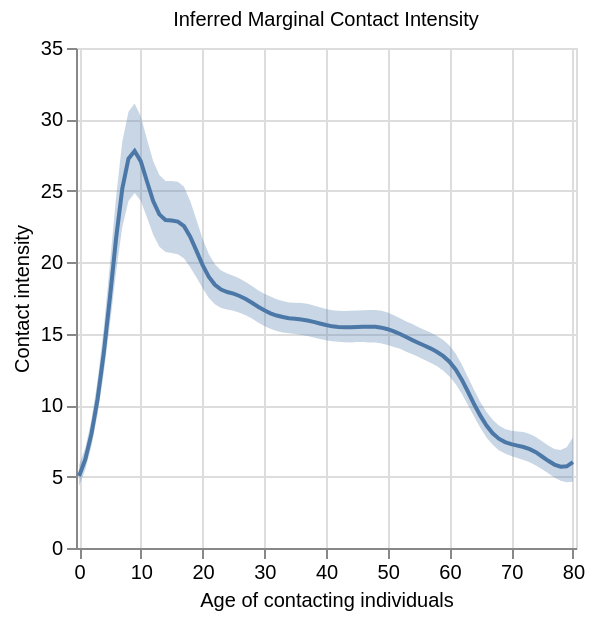

The code cell stored with this chart in its notebook:
### Code cell
mcint_q = summariser.summarise_mcint()
mcint_median = mcint_q[1]
mcint_lower = mcint_q[0]
mcint_upper = mcint_q[2]

plot_mosaic_marginal(
  mcint_median,
  mcint_lower,
  mcint_upper,
  title='Inferred Marginal Contact Intensity'
)

### Figure 1 — Vega-Lite specification as saved in the notebook (floating-point values rounded to 4 significant figures)
{"config": {"view": {"continuousWidth": 300, "continuousHeight": 300}}, "layer": [{"mark": {"type": "errorband"}, "encoding": {"x": {"axis": {"grid": true, "labelAngle": 0, "labelFontSize": 10, "labelFontWeight": "normal", "title": "Age of contacting individuals", "titleFontSize": 10, "titleFontWeight": "normal", "values": [0, 10, 20, 30, 40, 50, 60, 70, 80, 90]}, "field": "x", "type": "ordinal"}, "y": {"axis": {"grid": true, "labelFontSize": 10, "labelFontWeight": "normal", "title": "Contact intensity", "titleFontSize": 10, "titleFontWeight": "normal", "values": [0, 5, 10, 15, 20, 25, 30, 35, 40, 45, 50, 55, 60, 65, 70, 75, 80, 85, 90, 95]}, "field": "l", "type": "quantitative"}, "y2": {"field": "u"}}}, {"mark": {"type": "line"}, "encoding": {"x": {"axis": {"grid": true, "labelAngle": 0, "labelFontSize": 10, "labelFontWeight": "normal", "title": "Age of contacting individuals", "titleFontSize": 10, "titleFontWeight": "normal", "values": [0, 10, 20, 30, 40, 50, 60, 70, 80, 90]}, "field": "x", "type": "ordinal"}, "y": {"axis": {"grid": true, "labelFontSize": 10, "labelFontWeight": "normal", "title": "Contact intensity", "titleFontSize": 10, "titleFontWeight": "normal", "values": [0, 5, 10, 15, 20, 25, 30, 35, 40, 45, 50, 55, 60, 65, 70, 75, 80, 85, 90, 95]}, "field": "y", "type": "quantitative"}}}], "data": {"name": "data-6ddf93c7e75b30adcba44349946d1a33"}, "height": 250, "title": {"text": "Inferred Marginal Contact Intensity", "anchor": "middle", "fontSize": 10, "fontWeight": "normal"}, "width": 250, "$schema": "https://vega.github.io/schema/vega-lite/v5.20.1.json", "datasets": {"data-6ddf93c7e75b30adcba44349946d1a33": [{"x": 0, "y": 5.043, "l": 4.348, "u": 5.802}, {"x": 1, "y": 6.205, "l": 5.48, "u": 6.998}, {"x": 2, "y": 7.987, "l": 7.128, "u": 8.968}, {"x": 3, "y": 10.44, "l": 9.355, "u": 11.76}, {"x": 4, "y": 13.66, "l": 12.24, "u": 15.41}, {"x": 5, "y": 17.56, "l": 15.68, "u": 19.9}, {"x": 6, "y": 21.7, "l": 19.32, "u": 24.61}, {"x": 7, "y": 25.16, "l": 22.46, "u": 28.44}, {"x": 8, "y": 27.26, "l": 24.29, "u": 30.54}, {"x": 9, "y": 27.79, "l": 24.85, "u": 31.11}, {"x": 10, "y": 27.06, "l": 24.3, "u": 30.2}, {"x": 11, "y": 25.65, "l": 23.13, "u": 28.61}, {"x": 12, "y": 24.28, "l": 21.94, "u": 27.09}, {"x": 13, "y": 23.35, "l": 21.09, "u": 26.1}, {"x": 14, "y": 22.96, "l": 20.72, "u": 25.68}, {"x": 15, "y": 22.92, "l": 20.65, "u": 25.69}, {"x": 16, "y": 22.85, "l": 20.57, "u": 25.64}, {"x": 17, "y": 22.53, "l": 20.26, "u": 25.29}, {"x": 18, "y": 21.79, "l": 19.64, "u": 24.29}, {"x": 19, "y": 20.82, "l": 18.95, "u": 22.99}, {"x": 20, "y": 19.82, "l": 18.2, "u": 21.65}, {"x": 21, "y": 19.0, "l": 17.52, "u": 20.58}, {"x": 22, "y": 18.43, "l": 17.06, "u": 19.87}, {"x": 23, "y": 18.09, "l": 16.81, "u": 19.42}, {"x": 24, "y": 17.92, "l": 16.69, "u": 19.21}, {"x": 25, "y": 17.8, "l": 16.6, "u": 19.06}, {"x": 26, "y": 17.64, "l": 16.46, "u": 18.87}, {"x": 27, "y": 17.43, "l": 16.29, "u": 18.61}, {"x": 28, "y": 17.16, "l": 16.06, "u": 18.33}, {"x": 29, "y": 16.89, "l": 15.79, "u": 18.04}, {"x": 30, "y": 16.64, "l": 15.54, "u": 17.8}, {"x": 31, "y": 16.43, "l": 15.35, "u": 17.6}, {"x": 32, "y": 16.27, "l": 15.19, "u": 17.41}, {"x": 33, "y": 16.17, "l": 15.09, "u": 17.28}, {"x": 34, "y": 16.09, "l": 15.03, "u": 17.19}, {"x": 35, "y": 16.04, "l": 14.98, "u": 17.17}, {"x": 36, "y": 15.99, "l": 14.91, "u": 17.15}, {"x": 37, "y": 15.92, "l": 14.83, "u": 17.09}, {"x": 38, "y": 15.83, "l": 14.74, "u": 16.97}, {"x": 39, "y": 15.72, "l": 14.64, "u": 16.86}, {"x": 40, "y": 15.61, "l": 14.54, "u": 16.73}, {"x": 41, "y": 15.51, "l": 14.48, "u": 16.65}, {"x": 42, "y": 15.46, "l": 14.43, "u": 16.61}, {"x": 43, "y": 15.45, "l": 14.39, "u": 16.59}, {"x": 44, "y": 15.45, "l": 14.39, "u": 16.61}, {"x": 45, "y": 15.47, "l": 14.41, "u": 16.62}, {"x": 46, "y": 15.48, "l": 14.42, "u": 16.65}, {"x": 47, "y": 15.5, "l": 14.39, "u": 16.66}, {"x": 48, "y": 15.48, "l": 14.38, "u": 16.66}, {"x": 49, "y": 15.42, "l": 14.31, "u": 16.6}, {"x": 50, "y": 15.32, "l": 14.21, "u": 16.48}, {"x": 51, "y": 15.17, "l": 14.08, "u": 16.29}, {"x": 52, "y": 14.98, "l": 13.95, "u": 16.08}, {"x": 53, "y": 14.77, "l": 13.74, "u": 15.86}, {"x": 54, "y": 14.55, "l": 13.56, "u": 15.67}, {"x": 55, "y": 14.35, "l": 13.36, "u": 15.46}, {"x": 56, "y": 14.16, "l": 13.16, "u": 15.26}, {"x": 57, "y": 13.96, "l": 12.94, "u": 15.07}, {"x": 58, "y": 13.72, "l": 12.72, "u": 14.84}, {"x": 59, "y": 13.43, "l": 12.41, "u": 14.56}, {"x": 60, "y": 13.04, "l": 12.01, "u": 14.18}, {"x": 61, "y": 12.5, "l": 11.48, "u": 13.61}, {"x": 62, "y": 11.78, "l": 10.79, "u": 12.84}, {"x": 63, "y": 10.94, "l": 10.02, "u": 11.94}, {"x": 64, "y": 10.06, "l": 9.19, "u": 11.06}, {"x": 65, "y": 9.266, "l": 8.415, "u": 10.22}, {"x": 66, "y": 8.574, "l": 7.743, "u": 9.528}, {"x": 67, "y": 8.032, "l": 7.225, "u": 8.975}, {"x": 68, "y": 7.65, "l": 6.85, "u": 8.578}, {"x": 69, "y": 7.413, "l": 6.61, "u": 8.336}, {"x": 70, "y": 7.271, "l": 6.446, "u": 8.211}, {"x": 71, "y": 7.165, "l": 6.295, "u": 8.154}, {"x": 72, "y": 7.068, "l": 6.16, "u": 8.123}, {"x": 73, "y": 6.92, "l": 5.994, "u": 7.987}, {"x": 74, "y": 6.704, "l": 5.78, "u": 7.765}, {"x": 75, "y": 6.406, "l": 5.516, "u": 7.478}, {"x": 76, "y": 6.102, "l": 5.23, "u": 7.17}, {"x": 77, "y": 5.84, "l": 4.938, "u": 6.937}, {"x": 78, "y": 5.694, "l": 4.71, "u": 6.858}, {"x": 79, "y": 5.716, "l": 4.61, "u": 7.056}, {"x": 80, "y": 6.011, "l": 4.643, "u": 7.74}]}}
